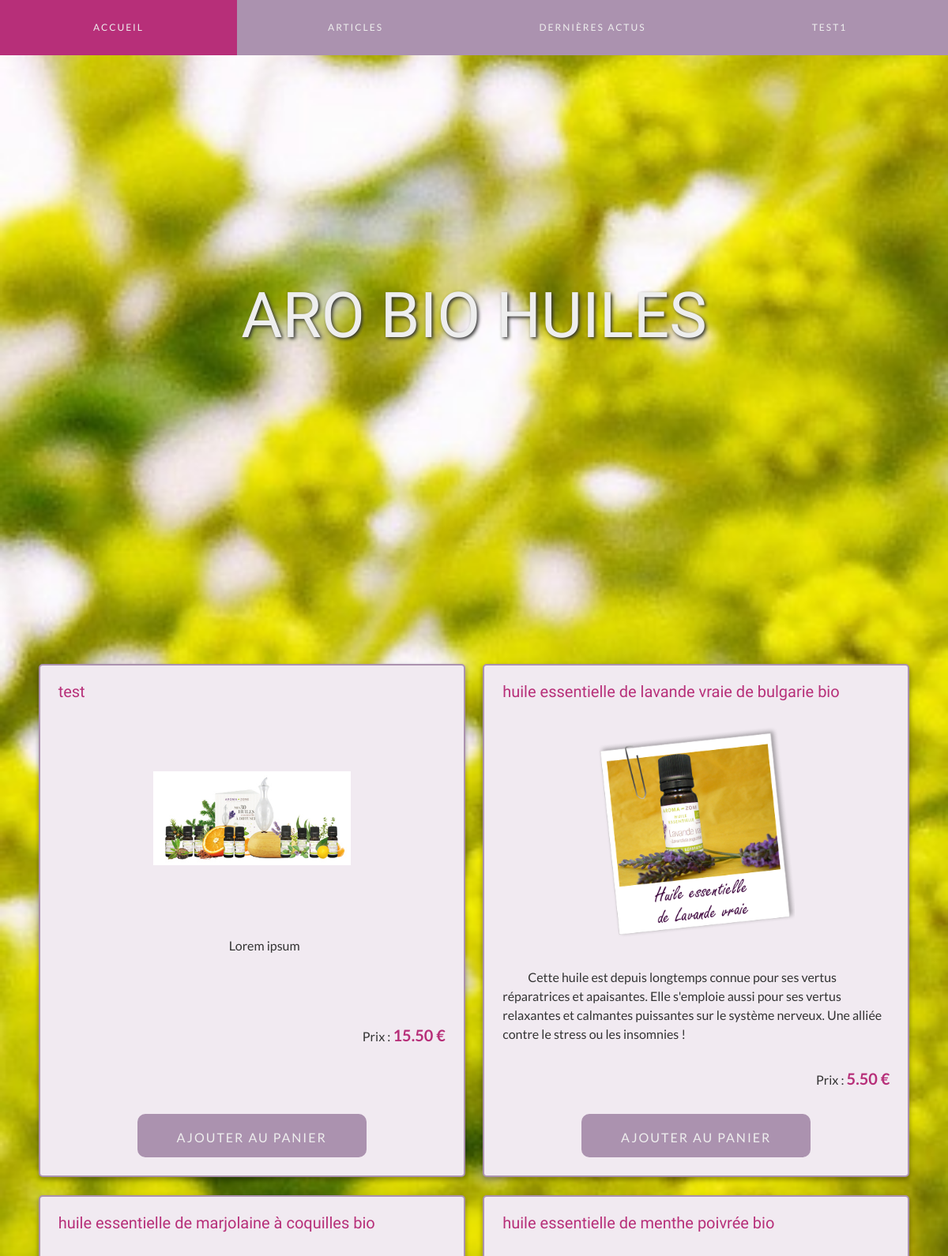
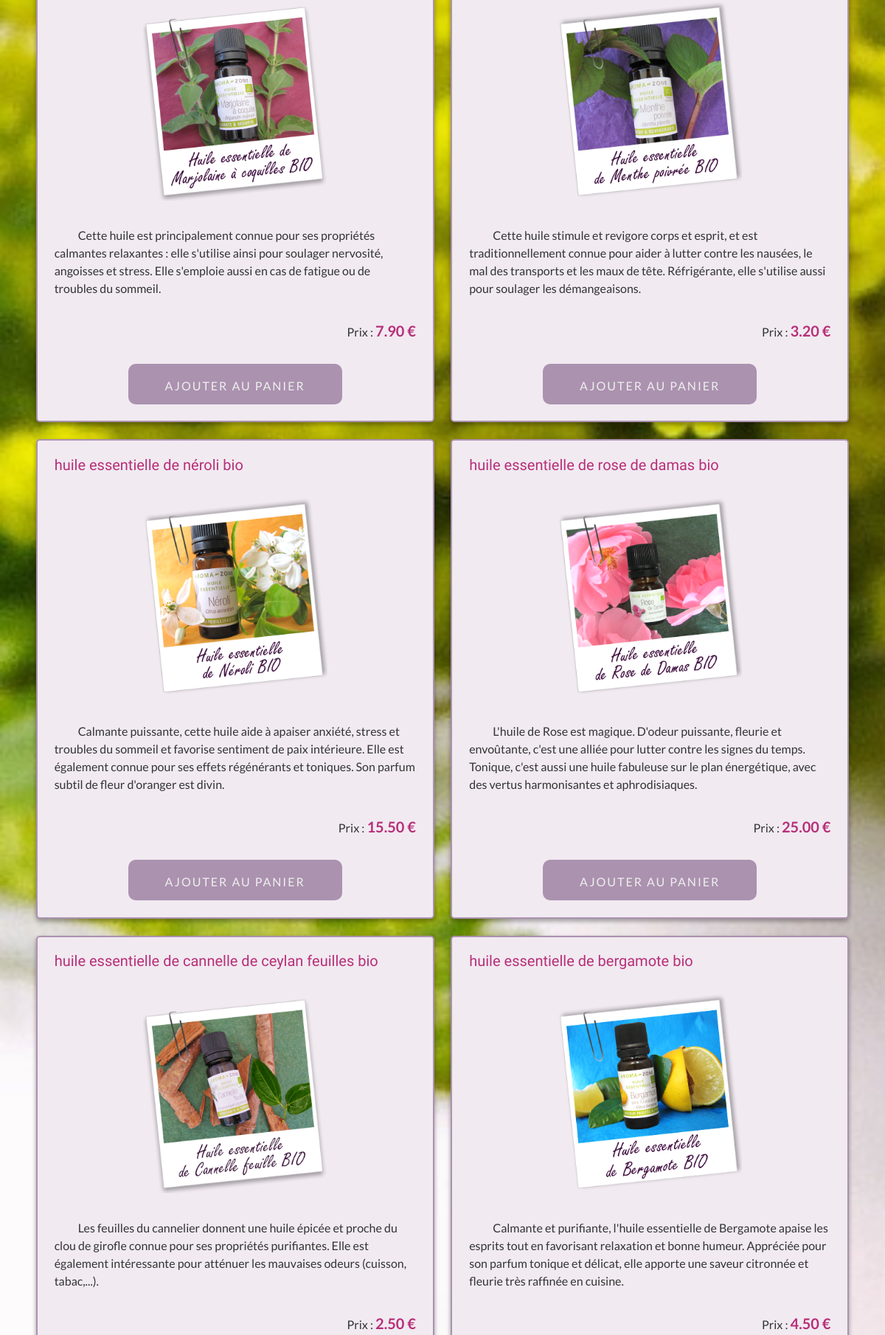
The page /index.php?page=lasts (signed in, upper part) on the database its author committed (2 pictures, top to bottom).
### tables this page shows
CREATE TABLE `products` (
  `product_id` int(11) NOT NULL AUTO_INCREMENT,
  `name` varchar(255) NOT NULL,
  `description` text,
  `created` timestamp NOT NULL DEFAULT CURRENT_TIMESTAMP ON UPDATE CURRENT_TIMESTAMP,
  `image` varchar(255) DEFAULT NULL,
  `price` decimal(6,2) NOT NULL DEFAULT '0.00',
  `quantity` int(11) unsigned NOT NULL DEFAULT '10',
  PRIMARY KEY (`product_id`)
);

### models/product.php (called while the page is built, shortened)
<?php
    include_once('services/dao.php');
    function getLasts()
    {
        global $pdo;
        $stmt = $pdo->query(
            'SELECT `product_id`, `name`, `description`, `created`, `image`, `price`, `quantity`
            FROM products
            ORDER BY `created` DESC
            LIMIT 10'
        );
        $products = $stmt->fetchAll(\PDO::FETCH_OBJ);
        if (isset($products)) {
            return $products;
        } else {
            return false;
        }
    }

### views/products/products.php (the view, shortened to what this page needs)
<?php
    require_once('models/product.php');
    $messages = [
        'Produit ajouté',
        'Produit modifié',
        'Produit ajouté au panier',
        'Erreur : veuillez recommencer',
        'Produit supprimé',
        'Erreur : aucun article trouvé'
    ];
    if(!isset($_SESSION['user'])):
        header("Location: /");
        exit;
    else:
        if ($_POST) {
            $products = Product\delete($_POST['product_id']);
            if (!$products) {
                $message = $messages[4];
            } else {
                $message = $messages[5];
            }
        } else if ($_GET['page'] === 'lasts') {
            $products = Product\getLasts();
        } else if ($_GET['page'] === 'products') {
            $products = Product\getAll();
            if (!$products) {
                $message = $messages[6];
            }
        } else if ($_GET['page'] === 'add_cart') {
            if (array_key_exists('id', $_GET)) {
                $product_id = $_GET['id'];
                if (array_key_exists($product_id, $_SESSION['cart'])) {
                    $_SESSION['cart'][$product_id] = $_SESSION['cart'][$product_id] + 1;
                } else {
                    $_SESSION['cart'][$product_id] = 1;
                }
                $products = Product\getAll();
            }
        }
?>
<section class="ctn">
    <section class="section">
        <div class="home__subheader">
            <h1 class="title">ARO BIO HUILES</h1>
        </div>
    </section>
        <ul class="products__list">
        <?php foreach ($products as $product): ?>
            <li class="products__list__card">
                <h2 class="product__title">
                    <?= $product->name ?>
                </h2>
                <img class="product__img" alt="<?= $product->name ?>" src="images/<?= $product->image ?>" />
                <p class="product__text"><?= $product->description ?></p>
                <p class="product__price">Prix : <span class="product__price__number"><?= $product->price ?> €</span></p>
                <button class="form__button form__button--product">
                    <a class="link" href="index.php?page=add_cart&id=<?= $product->product_id ?>&message=2">Ajouter au panier</a>
                </button>
            </li>
        <?php endforeach; ?>
    </ul>
</section>
<?php endif; ?>

### styles.css (style rules this page uses)
.body { font-family: 'Lato', sans-serif; font-size: 1em; color: #333333; }
.section { height: 100vh; width: 100%; display: flex; flex-direction: column; justify-content: center; align-items: center; }
.title { color: #eeeeee; font-size: 5em; z-index: 1; font-family: 'Damion', cursive; text-shadow: 2px 2px 4px #333333; text-align: center; }
.link { text-decoration: none; font-family: 'Lato', sans-serif; font-size: 1em; color: #eeeeee; text-transform: uppercase; letter-spacing: 2px; }
.ctn { background-image: url('images/bg.jpg'); background-size: cover; background-attachment: fixed; display: flex; flex-direction: column; justify-content: center; align-items: center; min-height: 100vh; }
.form__button { font-size: 1em; color: #eeeeee; background-color: #ab92af; border: none; padding: 15px 50px; border-radius: 10px; transition: background-color ease 200ms; cursor: pointer; }
.home__subheader { display: flex; flex-direction: column; justify-content: center; align-items: center; width: 100%; height: 100%; }
.products__list { display: flex; flex-direction: row; flex-wrap: wrap; justify-content: center; align-items: center; width: 95%; padding: 30px 0; }
.products__list__card { display: flex; flex-direction: column; justify-content: space-between; align-items: center; width: 27%; height: 600px; margin: 1%; background-color: #f1eaf1; padding: 2%; border: 2px solid #ab92af; border-radius: 5px; box-shadow: 0 3px 6px rgba(0,0,0,0.16), 0 3px 6px rgba(0,0,0,0.23); transition: background-color ease 200ms; }
.product__title { font-family: 'Damion', cursive; font-size: 1.25em; text-transform: lowercase; color: #b72f79; display: flex; justify-content: space-between; align-items: center; width: 100%; }
.product__img { width: 250px; height: auto; transition: transform ease 200ms; }
.product__text { line-height: 1.5em; text-indent: 2em; }
.product__price { align-self: flex-end; }
.product__price__number { color: #b72f79; font-size: 1.25em; font-weight: bold; }
.form__button--product { justify-self: flex-end; padding-top: 20px; }
@media screen and (min-width: 641px) and (max-width: 1275px) { .products__list__card { width: 43%; } }

### rows shown on the page
products: name "test", image (picture), description "Lorem ipsum", price "15.50"
products: name "huile essentielle de lavande vraie de bulgarie bio", image (picture), description "Cette huile est depuis longtemps connue pour ses vertus réparatrices et apaisantes. Elle s'emploie aussi pour ses vertus relaxantes et calmantes puissantes sur le système nerveux. Une alliée contre le stress ou les insomnies !", price "5.50"
products: name "huile essentielle de marjolaine à coquilles bio", image (picture), description "Cette huile est principalement connue pour ses propriétés calmantes relaxantes : elle s'utilise ainsi pour soulager nervosité, angoisses et stress. Elle s'emploie aussi en cas de fatigue ou de troubles du sommeil.", price "7.90"
products: name "huile essentielle de menthe poivrée bio", image (picture), description "Cette huile stimule et revigore corps et esprit, et est traditionnellement connue pour aider à lutter contre les nausées, le mal des transports et les maux de tête. Réfrigérante, elle s'utilise aussi pour soulager les démangeaisons.", price "3.20"
products: name "huile essentielle de néroli bio", image (picture), description "Calmante puissante, cette huile aide à apaiser anxiété, stress et troubles du sommeil et favorise sentiment de paix intérieure. Elle est également connue pour ses effets régénérants et toniques. Son parfum subtil de fleur d'oranger est divin.", price "15.50"
products: name "huile essentielle de rose de damas bio", image (picture), description "L'huile de Rose est magique. D'odeur puissante, fleurie et envoûtante, c'est une alliée pour lutter contre les signes du temps. Tonique, c'est aussi une huile fabuleuse sur le plan énergétique, avec des vertus harmonisantes et aphrodisiaques.", price "25.00"
products: name "huile essentielle de cannelle de ceylan feuilles bio", image (picture), description "Les feuilles du cannelier donnent une huile épicée et proche du clou de girofle connue pour ses propriétés purifiantes. Elle est également intéressante pour atténuer les mauvaises odeurs (cuisson, tabac,...).", price "2.50"
products: name "huile essentielle de bergamote bio", image (picture), description "Calmante et purifiante, l'huile essentielle de Bergamote apaise les esprits tout en favorisant relaxation et bonne humeur. Appréciée pour son parfum tonique et délicat, elle apporte une saveur citronnée et fleurie très raffinée en cuisine.", price "4.50"

### other values the page prints
$_SESSION['user']->firstname "TEST1"
